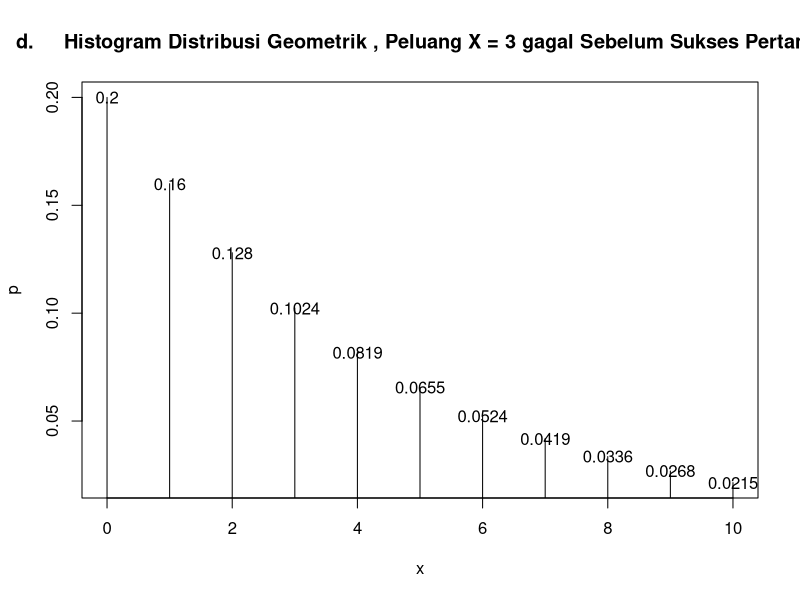

The R script that drew this image:
# 1a
dgeom(x=3, prob=0.2)

# 1b
# seed = 1
set.seed(1)
x = rgeom(n = 10000, prob = 0.2)
mean(x == 3)

# 1c
# Perbedaan dari hasil perhitungan poin a (0.1024) dan b (0.0993) tidak jauh, dengan hasil a bernilai tetap dan b hasil random generation.

#1d
x = 0:10
p = dgeom(x, prob=0.2)
plot(x, p, type="h", main="d.	Histogram Distribusi Geometrik , Peluang X = 3 gagal Sebelum Sukses Pertama")
text(x, p, labels=round(p, 4))

#1e
p = 0.2
rataan = 1/p
print(paste("Rataan : ", rataan))
varian = (1-p)/p^2
print(paste("Varian : ", varian))

